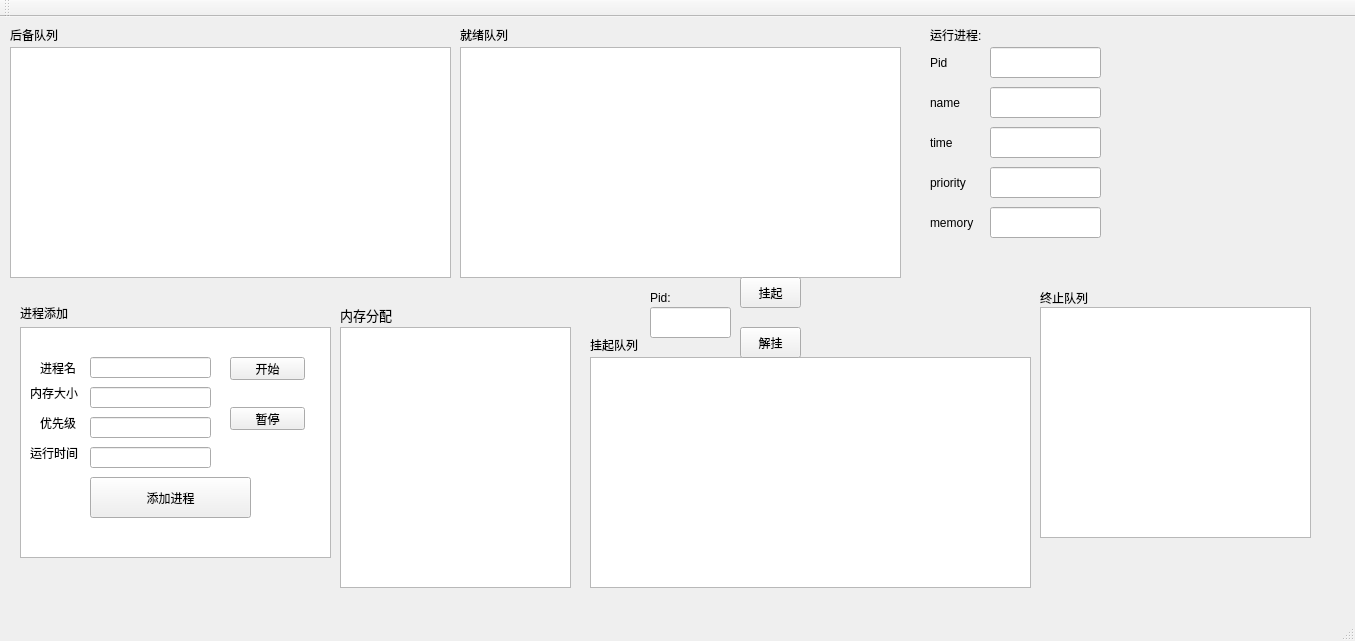
<?xml version="1.0" encoding="UTF-8"?>
<ui version="4.0">
 <class>MainWindow</class>
 <widget class="QMainWindow" name="MainWindow">
  <property name="geometry">
   <rect>
    <x>0</x>
    <y>0</y>
    <width>1355</width>
    <height>641</height>
   </rect>
  </property>
  <property name="windowTitle">
   <string>MainWindow</string>
  </property>
  <widget class="QWidget" name="centralWidget">
   <widget class="QLabel" name="label">
    <property name="geometry">
     <rect>
      <x>10</x>
      <y>10</y>
      <width>101</width>
      <height>16</height>
     </rect>
    </property>
    <property name="text">
     <string>后备队列</string>
    </property>
   </widget>
   <widget class="QTableView" name="tableView_6">
    <property name="geometry">
     <rect>
      <x>20</x>
      <y>310</y>
      <width>311</width>
      <height>231</height>
     </rect>
    </property>
   </widget>
   <widget class="QLabel" name="label_2">
    <property name="geometry">
     <rect>
      <x>590</x>
      <y>320</y>
      <width>101</width>
      <height>16</height>
     </rect>
    </property>
    <property name="text">
     <string>挂起队列</string>
    </property>
   </widget>
   <widget class="QLabel" name="label_3">
    <property name="geometry">
     <rect>
      <x>930</x>
      <y>10</y>
      <width>101</width>
      <height>16</height>
     </rect>
    </property>
    <property name="text">
     <string>运行进程:</string>
    </property>
   </widget>
   <widget class="QLabel" name="label_4">
    <property name="geometry">
     <rect>
      <x>460</x>
      <y>10</y>
      <width>101</width>
      <height>16</height>
     </rect>
    </property>
    <property name="text">
     <string>就绪队列</string>
    </property>
   </widget>
   <widget class="QLabel" name="label_7">
    <property name="geometry">
     <rect>
      <x>20</x>
      <y>290</y>
      <width>54</width>
      <height>12</height>
     </rect>
    </property>
    <property name="text">
     <string>进程添加</string>
    </property>
   </widget>
   <widget class="QLabel" name="label_8">
    <property name="geometry">
     <rect>
      <x>340</x>
      <y>290</y>
      <width>61</width>
      <height>16</height>
     </rect>
    </property>
    <property name="font">
     <font>
      <family>Agency FB</family>
      <pointsize>10</pointsize>
      <weight>50</weight>
      <bold>false</bold>
     </font>
    </property>
    <property name="text">
     <string>内存分配</string>
    </property>
   </widget>
   <widget class="QPushButton" name="start">
    <property name="geometry">
     <rect>
      <x>230</x>
      <y>340</y>
      <width>75</width>
      <height>23</height>
     </rect>
    </property>
    <property name="text">
     <string>开始</string>
    </property>
   </widget>
   <widget class="QPushButton" name="pause">
    <property name="geometry">
     <rect>
      <x>230</x>
      <y>390</y>
      <width>75</width>
      <height>23</height>
     </rect>
    </property>
    <property name="text">
     <string>暂停</string>
    </property>
   </widget>
   <widget class="QLineEdit" name="lineEdit_name">
    <property name="geometry">
     <rect>
      <x>90</x>
      <y>340</y>
      <width>121</width>
      <height>21</height>
     </rect>
    </property>
   </widget>
   <widget class="QLineEdit" name="lineEdit_memory">
    <property name="geometry">
     <rect>
      <x>90</x>
      <y>370</y>
      <width>121</width>
      <height>21</height>
     </rect>
    </property>
   </widget>
   <widget class="QLineEdit" name="lineEdit_pri">
    <property name="geometry">
     <rect>
      <x>90</x>
      <y>400</y>
      <width>121</width>
      <height>21</height>
     </rect>
    </property>
   </widget>
   <widget class="QLineEdit" name="lineEdit_time">
    <property name="geometry">
     <rect>
      <x>90</x>
      <y>430</y>
      <width>121</width>
      <height>21</height>
     </rect>
    </property>
   </widget>
   <widget class="QLabel" name="label_9">
    <property name="geometry">
     <rect>
      <x>30</x>
      <y>420</y>
      <width>54</width>
      <height>31</height>
     </rect>
    </property>
    <property name="text">
     <string>运行时间</string>
    </property>
   </widget>
   <widget class="QLabel" name="label_10">
    <property name="geometry">
     <rect>
      <x>40</x>
      <y>390</y>
      <width>54</width>
      <height>31</height>
     </rect>
    </property>
    <property name="text">
     <string>优先级</string>
    </property>
   </widget>
   <widget class="QLabel" name="label_11">
    <property name="geometry">
     <rect>
      <x>30</x>
      <y>360</y>
      <width>54</width>
      <height>31</height>
     </rect>
    </property>
    <property name="text">
     <string>内存大小</string>
    </property>
   </widget>
   <widget class="QLabel" name="label_12">
    <property name="geometry">
     <rect>
      <x>40</x>
      <y>340</y>
      <width>54</width>
      <height>21</height>
     </rect>
    </property>
    <property name="text">
     <string>进程名</string>
    </property>
   </widget>
   <widget class="QPushButton" name="addprocess">
    <property name="geometry">
     <rect>
      <x>90</x>
      <y>460</y>
      <width>161</width>
      <height>41</height>
     </rect>
    </property>
    <property name="text">
     <string>添加进程</string>
    </property>
   </widget>
   <widget class="QTableWidget" name="backup">
    <property name="geometry">
     <rect>
      <x>10</x>
      <y>30</y>
      <width>441</width>
      <height>231</height>
     </rect>
    </property>
   </widget>
   <widget class="QTableWidget" name="suspend">
    <property name="geometry">
     <rect>
      <x>590</x>
      <y>340</y>
      <width>441</width>
      <height>231</height>
     </rect>
    </property>
   </widget>
   <widget class="QTableWidget" name="ready">
    <property name="geometry">
     <rect>
      <x>460</x>
      <y>30</y>
      <width>441</width>
      <height>231</height>
     </rect>
    </property>
    <attribute name="horizontalHeaderDefaultSectionSize">
     <number>100</number>
    </attribute>
    <attribute name="horizontalHeaderMinimumSectionSize">
     <number>25</number>
    </attribute>
    <attribute name="verticalHeaderMinimumSectionSize">
     <number>25</number>
    </attribute>
   </widget>
   <widget class="QLabel" name="label_5">
    <property name="geometry">
     <rect>
      <x>930</x>
      <y>30</y>
      <width>61</width>
      <height>31</height>
     </rect>
    </property>
    <property name="text">
     <string>Pid</string>
    </property>
   </widget>
   <widget class="QLabel" name="label_16">
    <property name="geometry">
     <rect>
      <x>930</x>
      <y>70</y>
      <width>61</width>
      <height>31</height>
     </rect>
    </property>
    <property name="text">
     <string>name</string>
    </property>
   </widget>
   <widget class="QLabel" name="label_17">
    <property name="geometry">
     <rect>
      <x>930</x>
      <y>110</y>
      <width>61</width>
      <height>31</height>
     </rect>
    </property>
    <property name="text">
     <string>time</string>
    </property>
   </widget>
   <widget class="QLabel" name="label_18">
    <property name="geometry">
     <rect>
      <x>930</x>
      <y>150</y>
      <width>61</width>
      <height>31</height>
     </rect>
    </property>
    <property name="text">
     <string>priority</string>
    </property>
   </widget>
   <widget class="QLabel" name="label_19">
    <property name="geometry">
     <rect>
      <x>930</x>
      <y>190</y>
      <width>61</width>
      <height>31</height>
     </rect>
    </property>
    <property name="text">
     <string>memory</string>
    </property>
   </widget>
   <widget class="QLineEdit" name="pid">
    <property name="geometry">
     <rect>
      <x>990</x>
      <y>30</y>
      <width>111</width>
      <height>31</height>
     </rect>
    </property>
   </widget>
   <widget class="QLineEdit" name="name">
    <property name="geometry">
     <rect>
      <x>990</x>
      <y>70</y>
      <width>111</width>
      <height>31</height>
     </rect>
    </property>
   </widget>
   <widget class="QLineEdit" name="memory_2">
    <property name="geometry">
     <rect>
      <x>990</x>
      <y>190</y>
      <width>111</width>
      <height>31</height>
     </rect>
    </property>
   </widget>
   <widget class="QLineEdit" name="time">
    <property name="geometry">
     <rect>
      <x>990</x>
      <y>110</y>
      <width>111</width>
      <height>31</height>
     </rect>
    </property>
   </widget>
   <widget class="QLineEdit" name="priority">
    <property name="geometry">
     <rect>
      <x>990</x>
      <y>150</y>
      <width>111</width>
      <height>31</height>
     </rect>
    </property>
   </widget>
   <widget class="QPushButton" name="tosuspend">
    <property name="geometry">
     <rect>
      <x>740</x>
      <y>260</y>
      <width>61</width>
      <height>31</height>
     </rect>
    </property>
    <property name="text">
     <string>挂起</string>
    </property>
   </widget>
   <widget class="QPushButton" name="awake">
    <property name="geometry">
     <rect>
      <x>740</x>
      <y>310</y>
      <width>61</width>
      <height>31</height>
     </rect>
    </property>
    <property name="text">
     <string>解挂</string>
    </property>
   </widget>
   <widget class="QTableWidget" name="dead">
    <property name="geometry">
     <rect>
      <x>1040</x>
      <y>290</y>
      <width>271</width>
      <height>231</height>
     </rect>
    </property>
   </widget>
   <widget class="QLabel" name="label_6">
    <property name="geometry">
     <rect>
      <x>1040</x>
      <y>270</y>
      <width>61</width>
      <height>21</height>
     </rect>
    </property>
    <property name="text">
     <string>终止队列</string>
    </property>
   </widget>
   <widget class="QLineEdit" name="select_to_aors">
    <property name="geometry">
     <rect>
      <x>650</x>
      <y>290</y>
      <width>81</width>
      <height>31</height>
     </rect>
    </property>
   </widget>
   <widget class="QLabel" name="label_13">
    <property name="geometry">
     <rect>
      <x>650</x>
      <y>270</y>
      <width>61</width>
      <height>21</height>
     </rect>
    </property>
    <property name="text">
     <string>Pid:</string>
    </property>
   </widget>
   <widget class="QTableWidget" name="memory">
    <property name="geometry">
     <rect>
      <x>340</x>
      <y>310</y>
      <width>231</width>
      <height>261</height>
     </rect>
    </property>
   </widget>
  </widget>
  <widget class="QMenuBar" name="menuBar">
   <property name="geometry">
    <rect>
     <x>0</x>
     <y>0</y>
     <width>1355</width>
     <height>23</height>
    </rect>
   </property>
  </widget>
  <widget class="QToolBar" name="mainToolBar">
   <attribute name="toolBarArea">
    <enum>TopToolBarArea</enum>
   </attribute>
   <attribute name="toolBarBreak">
    <bool>false</bool>
   </attribute>
  </widget>
  <widget class="QStatusBar" name="statusBar"/>
 </widget>
 <layoutdefault spacing="6" margin="11"/>
 <resources/>
 <connections/>
</ui>
